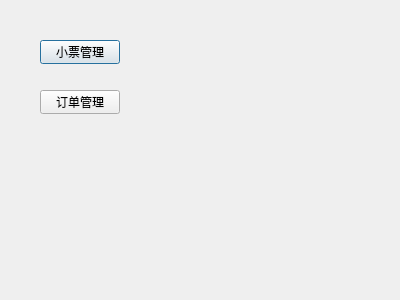
<?xml version="1.0" encoding="UTF-8"?>
<ui version="4.0">
 <class>Dialog</class>
 <widget class="QDialog" name="Dialog">
  <property name="geometry">
   <rect>
    <x>0</x>
    <y>0</y>
    <width>400</width>
    <height>300</height>
   </rect>
  </property>
  <property name="windowTitle">
   <string>Dialog</string>
  </property>
  <widget class="QPushButton" name="invoiceManageButton">
   <property name="geometry">
    <rect>
     <x>40</x>
     <y>40</y>
     <width>80</width>
     <height>24</height>
    </rect>
   </property>
   <property name="text">
    <string>小票管理</string>
   </property>
  </widget>
  <widget class="QPushButton" name="orderManageButton">
   <property name="geometry">
    <rect>
     <x>40</x>
     <y>90</y>
     <width>80</width>
     <height>24</height>
    </rect>
   </property>
   <property name="text">
    <string>订单管理</string>
   </property>
  </widget>
 </widget>
 <layoutdefault spacing="6" margin="11"/>
 <resources/>
 <connections/>
</ui>
